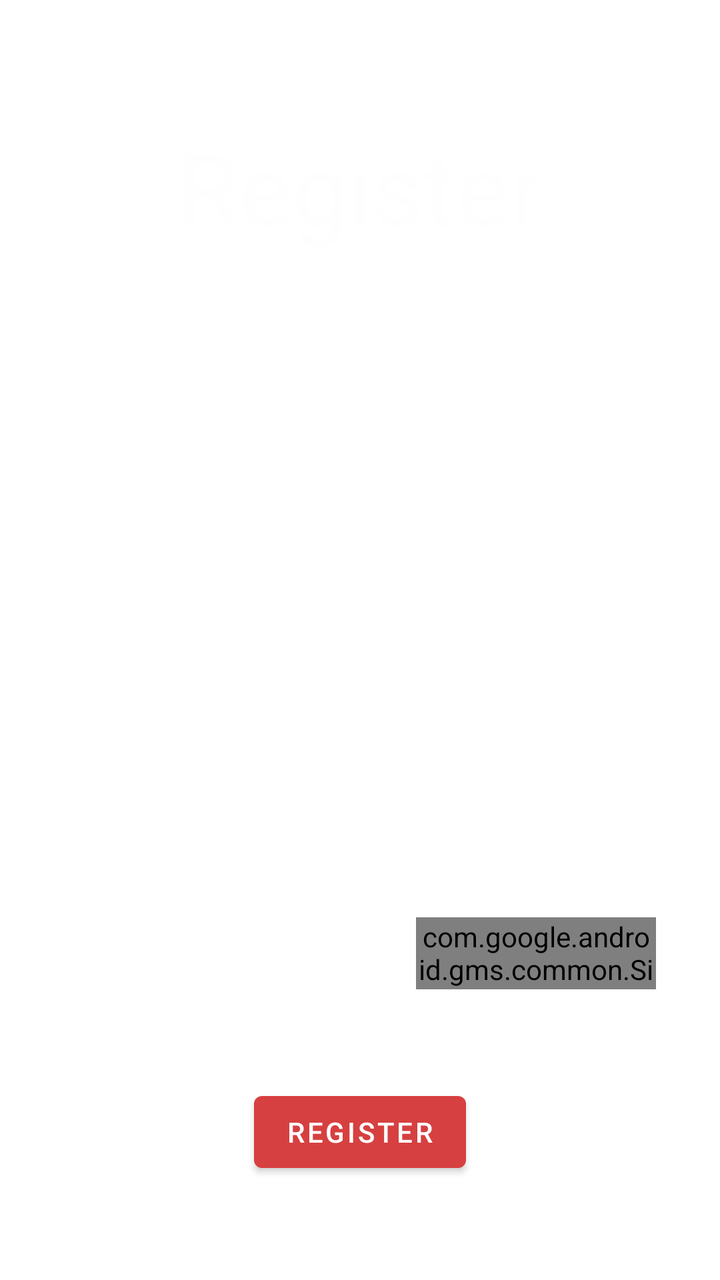
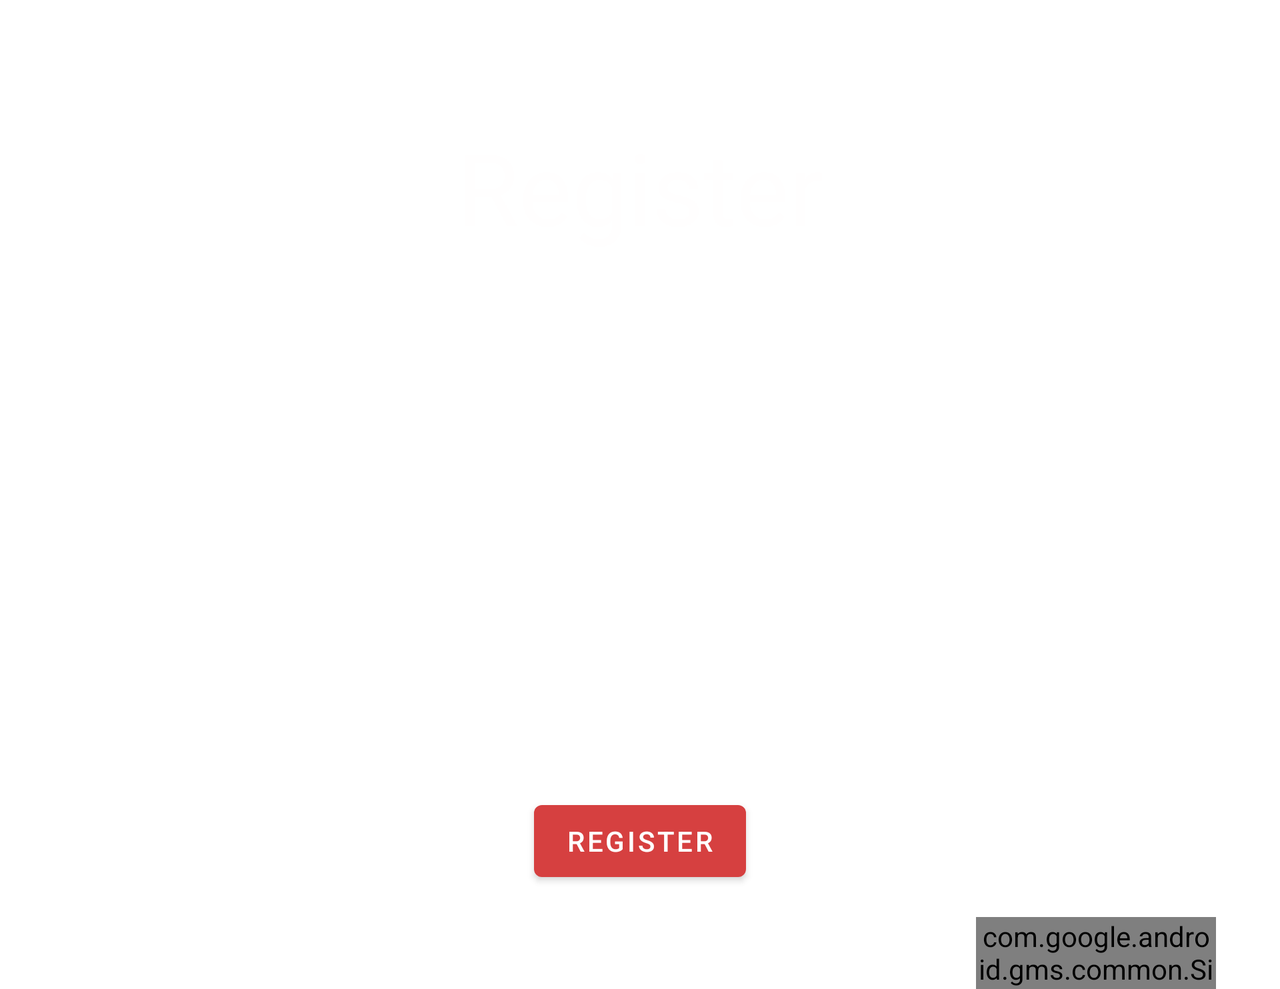

Compare how this app lays out the same screen by default and in its alternative resource folder. The renders come first, then the two layout files and the values they reference.
<!-- AndroidManifest.xml: application theme Theme.ERikshawBookingAutomation -->
<!-- res/layout/fragment_register.xml -->
<?xml version="1.0" encoding="utf-8"?>
<layout>
<androidx.constraintlayout.widget.ConstraintLayout xmlns:android="http://schemas.android.com/apk/res/android"
    xmlns:app="http://schemas.android.com/apk/res-auto"
    xmlns:tools="http://schemas.android.com/tools"
    android:id="@+id/frameLayout"
    android:layout_width="match_parent"
    android:layout_height="match_parent"
    tools:context=".loginFragment.RegisterFragment">

    <ImageView
        android:id="@+id/imageView6"
        android:layout_width="match_parent"
        android:layout_height="match_parent"
        android:scaleType="centerCrop"
        android:src="@drawable/marco_mons_3h5silxnoxa_unsplash"
        app:layout_constraintBottom_toBottomOf="parent"
        app:layout_constraintEnd_toEndOf="parent"
        app:layout_constraintStart_toStartOf="parent"
        app:layout_constraintTop_toTopOf="parent" />

    <TextView
        android:id="@+id/register_text"
        android:layout_width="wrap_content"
        android:layout_height="wrap_content"
        android:layout_marginTop="@dimen/register_text_margin_top"
        android:text="@string/register_text"
        android:textColor="#FFFEFE"
        android:textSize="@dimen/register_text_size"
        app:layout_constraintEnd_toEndOf="parent"
        app:layout_constraintStart_toStartOf="parent"
        app:layout_constraintTop_toTopOf="parent" />

    <TextView
        android:id="@+id/enter_details_text"
        android:layout_width="wrap_content"
        android:layout_height="wrap_content"
        android:layout_marginTop="@dimen/enter_details_text_margin_top"
        android:text="@string/enter_your_details_text"
        android:textColor="#FFFFFF"
        android:textSize="@dimen/enter_details_text_size"
        app:layout_constraintEnd_toEndOf="parent"
        app:layout_constraintStart_toStartOf="parent"
        app:layout_constraintTop_toBottomOf="@+id/register_text" />

    <EditText
        android:id="@+id/full_name"
        android:layout_width="match_parent"
        android:layout_height="@dimen/first_name_height"
        android:layout_marginStart="@dimen/first_name_margin_start"
        android:layout_marginTop="@dimen/first_name_margin_top"
        android:layout_marginEnd="@dimen/first_name_margin_end"
        android:background="@drawable/border_styles"
        android:ems="10"
        android:hint="@string/full_name_hint"
        android:inputType="textPersonName"
        android:padding="@dimen/first_name_padding"
        android:textColorHint="@color/white"
        app:layout_constraintEnd_toEndOf="parent"
        app:layout_constraintStart_toStartOf="parent"
        app:layout_constraintTop_toBottomOf="@+id/enter_details_text" />


    <EditText
        android:id="@+id/enter_email"
        android:layout_width="match_parent"
        android:layout_height="@dimen/email_height"
        android:layout_marginStart="@dimen/email_margin_start"
        android:layout_marginTop="@dimen/email_margin_top"
        android:layout_marginEnd="@dimen/email_margin_end"
        android:background="@drawable/border_styles"
        android:ems="10"
        android:hint="@string/email_hint"
        android:inputType="textPersonName"
        android:padding="@dimen/email_padding"
        android:textColorHint="@color/white"
        app:layout_constraintEnd_toEndOf="parent"
        app:layout_constraintHorizontal_bias="1.0"
        app:layout_constraintStart_toStartOf="parent"
        app:layout_constraintTop_toBottomOf="@+id/full_name" />

    <EditText
        android:id="@+id/editTextTextPassword"
        android:layout_width="match_parent"
        android:layout_height="@dimen/password_height"
        android:layout_marginStart="@dimen/password_margin_start"
        android:layout_marginTop="@dimen/password_margin_top"
        android:layout_marginEnd="@dimen/password_margin_end"
        android:ems="10"
        android:background="@drawable/border_styles"
        android:hint="@string/password_hint"
        android:textColorHint="@color/white"
        android:padding="@dimen/password_padding"
        android:inputType="textPassword"
        app:layout_constraintEnd_toEndOf="parent"
        app:layout_constraintStart_toStartOf="parent"
        app:layout_constraintTop_toBottomOf="@+id/enter_email" />

    <TextView
        android:id="@+id/or_text"
        android:layout_width="wrap_content"
        android:layout_height="wrap_content"
        android:layout_marginTop="@dimen/or_text_margin_top"
        android:ems="10"
        android:gravity="center"
        android:inputType="textPersonName"
        android:text="@string/OR_string"
        android:textColor="#FFFFFF"
        android:textSize="@dimen/or_text_size"
        app:layout_constraintEnd_toEndOf="parent"
        app:layout_constraintStart_toStartOf="parent"
        app:layout_constraintTop_toBottomOf="@+id/editTextTextPassword" />

    <TextView
        android:id="@+id/sign_up_with_google"
        android:layout_width="wrap_content"
        android:layout_height="wrap_content"
        android:layout_marginStart="@dimen/sign_up_with_google_margin_start"
        android:layout_marginTop="@dimen/sign_up_with_google_margin_top"
        android:layout_marginEnd="@dimen/sign_up_with_google_margin_end"
        android:text="@string/sign_up_with_google"
        android:textColor="#FFFFFF"
        android:textSize="@dimen/sign_up_with_google_text_size"
        app:layout_constraintEnd_toStartOf="@+id/google_sign_up_button"
        app:layout_constraintStart_toStartOf="parent"
        app:layout_constraintTop_toBottomOf="@+id/or_text" />

    <com.google.android.gms.common.SignInButton
        android:id="@+id/google_sign_up_button"
        android:layout_width="@dimen/google_sign_up_button_width"
        android:layout_height="@dimen/google_sign_up_button_height"
        android:layout_marginTop="@dimen/google_sign_up_button_margin_top"
        android:layout_marginEnd="@dimen/google_sign_up_button_margin_end"
        app:layout_constraintEnd_toEndOf="parent"
        app:layout_constraintTop_toBottomOf="@+id/or_text" />

    <Button
        android:id="@+id/submit_registration"
        android:layout_width="wrap_content"
        android:layout_height="wrap_content"
        android:layout_marginBottom="@dimen/submit_registration_margin_bottom"
        android:text="@string/submit_registeration_string"
        app:backgroundTint="#D64040"
        app:layout_constraintBottom_toBottomOf="parent"
        app:layout_constraintEnd_toEndOf="parent"
        app:layout_constraintStart_toStartOf="parent" />

</androidx.constraintlayout.widget.ConstraintLayout>
</layout>
<!-- resources referenced by this layout -->
<resources>
  <dimen name="email_height">50dp</dimen>
  <dimen name="email_margin_end">15dp</dimen>
  <dimen name="email_margin_start">15dp</dimen>
  <dimen name="email_margin_top">16dp</dimen>
  <dimen name="email_padding">5dp</dimen>
  <dimen name="enter_details_text_margin_top">24dp</dimen>
  <dimen name="enter_details_text_size">20sp</dimen>
  <dimen name="first_name_height">50dp</dimen>
  <dimen name="first_name_margin_end">15dp</dimen>
  <dimen name="first_name_margin_start">15dp</dimen>
  <dimen name="first_name_margin_top">24dp</dimen>
  <dimen name="first_name_padding">5dp</dimen>
  <dimen name="google_sign_up_button_height">36dp</dimen>
  <dimen name="google_sign_up_button_margin_end">32dp</dimen>
  <dimen name="google_sign_up_button_margin_top">24dp</dimen>
  <dimen name="google_sign_up_button_width">120dp</dimen>
  <dimen name="or_text_margin_top">24dp</dimen>
  <dimen name="or_text_size">20sp</dimen>
  <dimen name="password_height">50dp</dimen>
  <dimen name="password_margin_end">15dp</dimen>
  <dimen name="password_margin_start">15dp</dimen>
  <dimen name="password_margin_top">16dp</dimen>
  <dimen name="password_padding">5dp</dimen>
  <dimen name="register_text_margin_top">60dp</dimen>
  <dimen name="register_text_size">50sp</dimen>
  <dimen name="sign_up_with_google_margin_end">40dp</dimen>
  <dimen name="sign_up_with_google_margin_start">24dp</dimen>
  <dimen name="sign_up_with_google_margin_top">24dp</dimen>
  <dimen name="sign_up_with_google_text_size">20sp</dimen>
  <dimen name="submit_registration_margin_bottom">50dp</dimen>
  <!-- drawable border_styles (drawable) -->
  <?xml version="1.0" encoding="utf-8"?>
  <shape android:shape="rectangle"
      xmlns:android="http://schemas.android.com/apk/res/android">
      <stroke
          android:color="@color/white"
          android:width="1dp"
          />
      <corners
          android:radius="5dp"
          />
  </shape>
  <string name="OR_string">OR</string>
  <string name="email_hint">Email Address</string>
  <string name="enter_your_details_text">Enter Your Details</string>
  <string name="full_name_hint">Full Name</string>
  <string name="password_hint">Password</string>
  <string name="register_text">Register</string>
  <string name="sign_up_with_google">Sign Up with Google</string>
  <string name="submit_registeration_string">Register</string>
  <style name="Theme.ERikshawBookingAutomation" parent="Theme.MaterialComponents.DayNight.DarkActionBar">
          
          <item name="colorPrimary">@color/purple_500</item>
          <item name="colorPrimaryVariant">@color/purple_700</item>
          <item name="colorOnPrimary">@color/white</item>
          
          <item name="colorSecondary">@color/teal_200</item>
          <item name="colorSecondaryVariant">@color/teal_700</item>
          <item name="colorOnSecondary">@color/black</item>
          
          <item name="android:statusBarColor" tools:targetApi="l">?attr/colorPrimaryVariant</item>
          
      </style>
</resources>
<!-- res/layout-land/fragment_register.xml (the repository's variant of the layout above) -->
<!-- drawn on the phone turned sideways -->
<?xml version="1.0" encoding="utf-8"?>
<layout xmlns:android="http://schemas.android.com/apk/res/android">
    <ScrollView
        android:layout_width="match_parent"
        android:layout_height="wrap_content"
        >
<androidx.constraintlayout.widget.ConstraintLayout
    xmlns:app="http://schemas.android.com/apk/res-auto"
    xmlns:tools="http://schemas.android.com/tools"
    android:id="@+id/frameLayout"
    android:layout_width="match_parent"
    android:layout_height="wrap_content"
    tools:context=".loginFragment.RegisterFragment">

    <ImageView
        android:id="@+id/imageView6"
        android:layout_width="match_parent"
        android:layout_height="match_parent"
        android:scaleType="centerCrop"
        android:src="@drawable/marco_mons_3h5silxnoxa_unsplash"
        app:layout_constraintBottom_toBottomOf="parent"
        app:layout_constraintEnd_toEndOf="parent"
        app:layout_constraintStart_toStartOf="parent"
        app:layout_constraintTop_toTopOf="parent" />

    <TextView
        android:id="@+id/register_text"
        android:layout_width="wrap_content"
        android:layout_height="wrap_content"
        android:layout_marginTop="@dimen/register_text_margin_top"
        android:text="@string/register_text"
        android:textColor="#FFFEFE"
        android:textSize="@dimen/register_text_size"
        app:layout_constraintEnd_toEndOf="parent"
        app:layout_constraintStart_toStartOf="parent"
        app:layout_constraintTop_toTopOf="parent" />

    <TextView
        android:id="@+id/enter_details_text"
        android:layout_width="wrap_content"
        android:layout_height="wrap_content"
        android:layout_marginTop="@dimen/enter_details_text_margin_top"
        android:text="@string/enter_your_details_text"
        android:textColor="#FFFFFF"
        android:textSize="@dimen/enter_details_text_size"
        app:layout_constraintEnd_toEndOf="parent"
        app:layout_constraintStart_toStartOf="parent"
        app:layout_constraintTop_toBottomOf="@+id/register_text" />

    <EditText
        android:id="@+id/full_name"
        android:layout_width="match_parent"
        android:layout_height="@dimen/first_name_height"
        android:layout_marginStart="@dimen/first_name_margin_start"
        android:layout_marginTop="@dimen/first_name_margin_top"
        android:layout_marginEnd="@dimen/first_name_margin_end"
        android:background="@drawable/border_styles"
        android:ems="10"
        android:hint="@string/full_name_hint"
        android:inputType="textPersonName"
        android:padding="@dimen/first_name_padding"
        android:textColorHint="@color/white"
        app:layout_constraintEnd_toEndOf="parent"
        app:layout_constraintStart_toStartOf="parent"
        app:layout_constraintTop_toBottomOf="@+id/enter_details_text" />


    <EditText
        android:id="@+id/enter_email"
        android:layout_width="match_parent"
        android:layout_height="@dimen/email_height"
        android:layout_marginStart="@dimen/email_margin_start"
        android:layout_marginTop="@dimen/email_margin_top"
        android:layout_marginEnd="@dimen/email_margin_end"
        android:background="@drawable/border_styles"
        android:ems="10"
        android:hint="@string/email_hint"
        android:inputType="textPersonName"
        android:padding="@dimen/email_padding"
        android:textColorHint="@color/white"
        app:layout_constraintEnd_toEndOf="parent"
        app:layout_constraintHorizontal_bias="1.0"
        app:layout_constraintStart_toStartOf="parent"
        app:layout_constraintTop_toBottomOf="@+id/full_name" />

    <EditText
        android:id="@+id/editTextTextPassword"
        android:layout_width="match_parent"
        android:layout_height="@dimen/password_height"
        android:layout_marginStart="@dimen/password_margin_start"
        android:layout_marginTop="@dimen/password_margin_top"
        android:layout_marginEnd="@dimen/password_margin_end"
        android:ems="10"
        android:background="@drawable/border_styles"
        android:hint="@string/password_hint"
        android:textColorHint="@color/white"
        android:padding="@dimen/password_padding"
        android:inputType="textPassword"
        app:layout_constraintEnd_toEndOf="parent"
        app:layout_constraintStart_toStartOf="parent"
        app:layout_constraintTop_toBottomOf="@+id/enter_email" />

    <TextView
        android:id="@+id/or_text"
        android:layout_width="wrap_content"
        android:layout_height="wrap_content"
        android:layout_marginTop="@dimen/or_text_margin_top"
        android:ems="10"
        android:gravity="center"
        android:inputType="textPersonName"
        android:text="@string/OR_string"
        android:textColor="#FFFFFF"
        android:textSize="@dimen/or_text_size"
        app:layout_constraintEnd_toEndOf="parent"
        app:layout_constraintStart_toStartOf="parent"
        app:layout_constraintTop_toBottomOf="@+id/editTextTextPassword" />

    <TextView
        android:id="@+id/sign_up_with_google"
        android:layout_width="wrap_content"
        android:layout_height="wrap_content"
        android:layout_marginStart="@dimen/sign_up_with_google_margin_start"
        android:layout_marginTop="@dimen/sign_up_with_google_margin_top"
        android:layout_marginEnd="@dimen/sign_up_with_google_margin_end"
        android:text="@string/sign_up_with_google"
        android:textColor="#FFFFFF"
        android:textSize="@dimen/sign_up_with_google_text_size"
        app:layout_constraintEnd_toStartOf="@+id/google_sign_up_button"
        app:layout_constraintStart_toStartOf="parent"
        app:layout_constraintTop_toBottomOf="@+id/or_text" />

    <com.google.android.gms.common.SignInButton
        android:id="@+id/google_sign_up_button"
        android:layout_width="@dimen/google_sign_up_button_width"
        android:layout_height="@dimen/google_sign_up_button_height"
        android:layout_marginTop="@dimen/google_sign_up_button_margin_top"
        android:layout_marginEnd="@dimen/google_sign_up_button_margin_end"
        app:layout_constraintEnd_toEndOf="parent"
        app:layout_constraintTop_toBottomOf="@+id/or_text" />

    <Button
        android:id="@+id/submit_registration"
        android:layout_width="wrap_content"
        android:layout_height="wrap_content"
        android:layout_marginBottom="@dimen/submit_registration_margin_bottom"
        android:text="@string/submit_registeration_string"
        app:backgroundTint="#D64040"
        app:layout_constraintBottom_toBottomOf="parent"
        app:layout_constraintEnd_toEndOf="parent"
        app:layout_constraintStart_toStartOf="parent" />

</androidx.constraintlayout.widget.ConstraintLayout>
    </ScrollView>
</layout>
